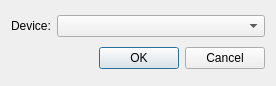
<?xml version="1.0" encoding="UTF-8"?>
<ui version="4.0">
 <class>QtMultimediaSettingsDialog</class>
 <widget class="QDialog" name="QtMultimediaSettingsDialog">
  <property name="geometry">
   <rect>
    <x>0</x>
    <y>0</y>
    <width>276</width>
    <height>86</height>
   </rect>
  </property>
  <property name="windowTitle">
   <string>Qt Multimedia Plugin Settings</string>
  </property>
  <layout class="QGridLayout">
   <item row="0" column="1" colspan="2">
    <widget class="QComboBox" name="deviceComboBox">
     <property name="sizePolicy">
      <sizepolicy hsizetype="Expanding" vsizetype="Fixed">
       <horstretch>0</horstretch>
       <verstretch>0</verstretch>
      </sizepolicy>
     </property>
     <property name="editable">
      <bool>false</bool>
     </property>
    </widget>
   </item>
   <item row="1" column="0" colspan="3">
    <widget class="QDialogButtonBox" name="buttonBox">
     <property name="standardButtons">
      <set>QDialogButtonBox::Cancel|QDialogButtonBox::Ok</set>
     </property>
    </widget>
   </item>
   <item row="0" column="0">
    <widget class="QLabel" name="label">
     <property name="sizePolicy">
      <sizepolicy hsizetype="Maximum" vsizetype="Preferred">
       <horstretch>0</horstretch>
       <verstretch>0</verstretch>
      </sizepolicy>
     </property>
     <property name="text">
      <string>Device:</string>
     </property>
    </widget>
   </item>
  </layout>
 </widget>
 <resources/>
 <connections>
  <connection>
   <sender>buttonBox</sender>
   <signal>accepted()</signal>
   <receiver>QtMultimediaSettingsDialog</receiver>
   <slot>accept()</slot>
   <hints>
    <hint type="sourcelabel">
     <x>179</x>
     <y>51</y>
    </hint>
    <hint type="destinationlabel">
     <x>274</x>
     <y>2</y>
    </hint>
   </hints>
  </connection>
  <connection>
   <sender>buttonBox</sender>
   <signal>rejected()</signal>
   <receiver>QtMultimediaSettingsDialog</receiver>
   <slot>reject()</slot>
   <hints>
    <hint type="sourcelabel">
     <x>231</x>
     <y>46</y>
    </hint>
    <hint type="destinationlabel">
     <x>271</x>
     <y>44</y>
    </hint>
   </hints>
  </connection>
 </connections>
</ui>
